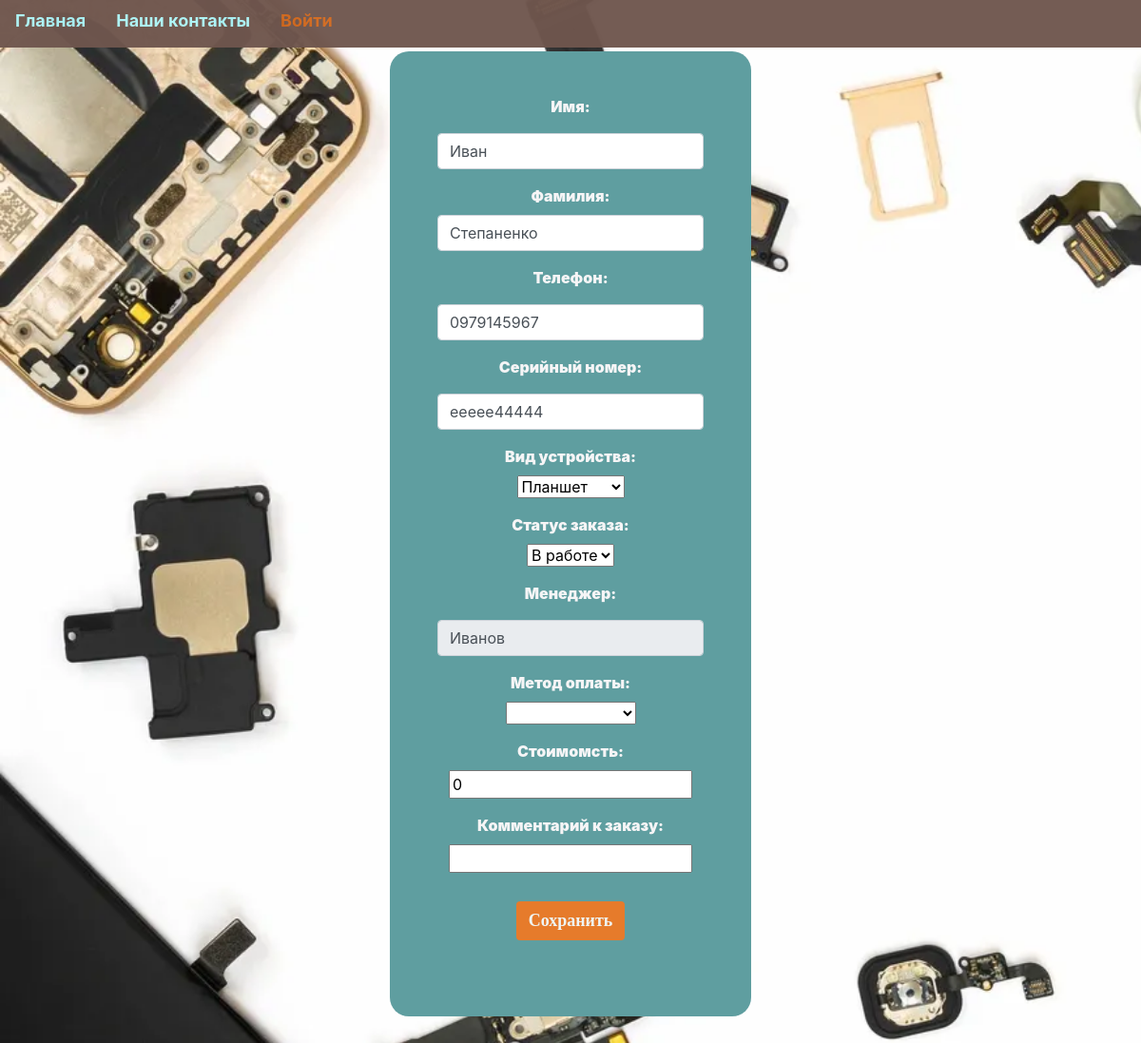
The page /orders/?name_id=210 on the database its author committed.
### main/models.py (models this page shows)
class Order(models.Model):
    name_client = models.CharField(max_length=50, null=True, blank=True)
    surname = models.CharField(max_length=150, null=True, blank=True)
    phone_number = models.CharField(max_length=13, null=True, blank=True)
    serial_number = models.CharField(max_length=30, null=True, blank=True)
    device_type = models.ForeignKey(Device, on_delete=models.CASCADE,
                                    null=True, blank=True)
    service_work = models.ManyToManyField(Service, blank=True)
    order_status = models.ForeignKey(Status, on_delete=models.CASCADE,
                                     null=True, blank=True)
    manager = models.CharField(max_length=30, null=True, blank=True)
    payment_method = models.ForeignKey(Coast, on_delete=models.CASCADE,
                                       null=True, blank=True)
    price = models.IntegerField(blank=True, null=True, default=0)
    comment = models.TextField(max_length=500, null=True, blank=True)
    created = models.DateTimeField(auto_now_add=True, auto_now=False,
                                   null=True, blank=True)
    updated = models.DateTimeField(auto_now_add=False, auto_now=True,
                                   null=True, blank=True)

class Device(models.Model):
    type = models.CharField(max_length=50, null=True, blank=True)
    def __str__(self):
        return self.type

class Status(models.Model):
    status = models.CharField(max_length=30, null=True, blank=True)
    def __str__(self):
        return self.status

### orders/views.py (the view, shortened to what this page needs)
# urls.py: path("orders/", views.orders, name='orders')
def orders(request):
    devices = Device.objects.all()
    statuses = Status.objects.all()
    service_work = Service.objects.all()
    methods_payment = Coast.objects.all()
    in_the_work = Status.objects.get(status="В работе")
    ready = Status.objects.get(status="Готов")
    client_id = request.GET.get("name_id")
    client = Order.objects.get(id=client_id)
    current_status = client.order_status
    return render(request, 'orders/orders.html', locals())

### main/models.py (called while the page is built)
    def __str__(self):
        return self.method

    def __str__(self):
        return self.service

### orders/templates/orders/orders.html (shortened to what this page needs)
{% include "base.html" %}
{% block content %}
<div class="container">
    <div class="row">
        <div class="col-lg-4"></div>
        <div class="col-lg-4 new_order">
            <form method="post" enctype="multipart/form-data">
                <p class="indent"><b>Имя:</b></p>
                <input class="form-control my-3" name="name_client" type="text" value="{{client.name_client}}">
                <p class="indent"><b>Фамилия:</b></p>
                <input class="form-control my-1" name="last_name" type="text" value='{{client.surname}}'>
                <p class="indent"><b>Телефон:</b></p>
                <input class="form-control my-3" name="phone" type="text" value="{{client.phone_number}}">
                <p class="indent"><b>Серийный номер:</b></p>
                <input class="form-control my-3" name= "serial_number" type="text" value ="{{client.serial_number}}">
                <p class="indent"><b>Вид устройства:</b></p>
                <select name="device">
                    <option>{{client.device_type}}</option>
                </select>
                <p class="indent"><b>Статус заказа:</b></p>
                <select name ="status">
                    <option>{{client.order_status}}</option>
                </select>
                <p class="indent"><b>Менеджер:</b></p>
                <input class="form-control my-3" type="text" value="{{client.manager}}" disabled>
                <p class="indent"><b>Метод оплаты:</b></p>
                <select name="method_point">
                    <option>
                    </option>
                    {% for method in methods_payment %}
                    <option>{{method}}</option>
                    {% endfor %}
                </select>
                <p class="indent"><b>Стоимомсть:</b></p>
                <input type="number" name="coast" value="{{client.price}}">
                <p class="indent"><b>Комментарий к заказу:</b></p>
                <input type="text" name="comment" value="{{client.comment}}">
                <br>
                <button type="submit" class="btn  new_order_save">Сохранить</button>
            </form>
        </div>
    </div>
  </div>
{% endblock %}

### static/css/main.css (style rules this page uses)
.back { background-image: url('/static/image/back.png'); background-repeat: no-repeat; background-size: cover; }
.indent { margin-top: 1em; margin-bottom: 0.5em; }
.new_order { text-align: center; background: #5f9ea0; border-radius: 20px; color: #f6f5f6; width: auto; padding: 30px 50px 50px 50px ; font-weight: bold; margin-bottom: 150px; }
.new_order_save { background: #f5781f; color: #ffffff; opacity: 0.9; font-family: KacstTitle; font-size: large; font-weight: bold; margin: 30px 50px 30px 50px; }

### rows shown on the page
Order: name_client "Иван", last_name "Степаненко", phone "0979145967", serial_number "eeeee44444", device "Планшет", status "В работе", manager "Иванов", coast "0"
